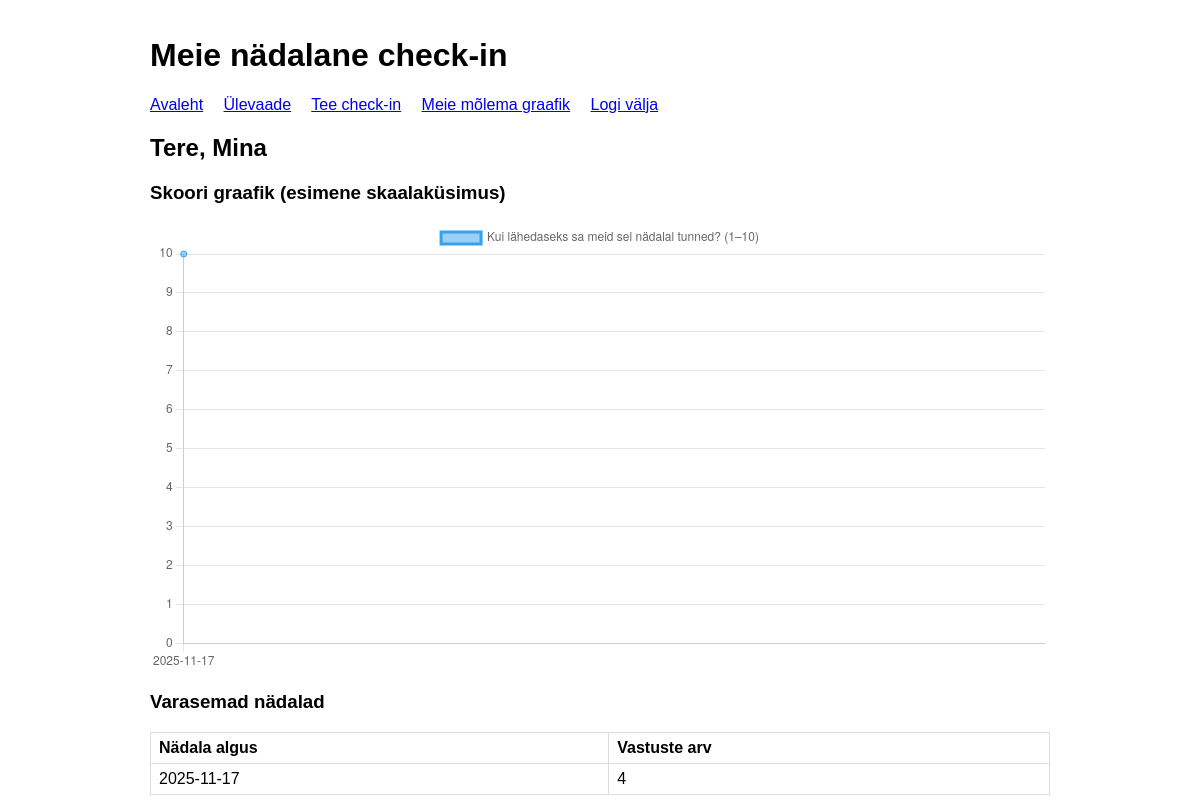
The page /dashboard (signed in) on the database its author committed.
### app.py (models this page shows, shortened)
class User(db.Model):
    __tablename__ = "user"
    id = db.Column(db.Integer, primary_key=True)
    name = db.Column(db.String(100), nullable=False)
    slug = db.Column(db.String(50), unique=True, nullable=False)  # "mina", "tema" vms
    password_hash = db.Column(db.String(200), nullable=False)
    checkins = db.relationship("CheckIn", backref="user", lazy=True, cascade="all, delete-orphan")

class CheckIn(db.Model):
    __tablename__ = "check_in"
    id = db.Column(db.Integer, primary_key=True)
    user_id = db.Column(db.Integer, db.ForeignKey("user.id"), nullable=False)
    week_start = db.Column(db.Date, nullable=False)
    __table_args__ = (db.UniqueConstraint("user_id", "week_start", name="uq_checkin_user_week"),)
    answers = db.relationship("Answer", backref="checkin", lazy=True, cascade="all, delete-orphan")

### app.py (the view)
@app.route("/dashboard")
@login_required
def dashboard():
    user = current_user()
    checkins = (CheckIn.query
                .filter_by(user_id=user.id)
                .order_by(CheckIn.week_start.desc())
                .all())
    scale_q = Question.query.filter_by(kind="scale").first()
    labels, values = [], []
    if scale_q:
        for ch in sorted(checkins, key=lambda c: c.week_start):
            ans = next((a for a in ch.answers if a.question_id == scale_q.id), None)
            if ans:
                labels.append(ch.week_start.strftime("%Y-%m-%d"))
                try:
                    values.append(int(ans.value))
                except ValueError:
                    values.append(None)
    return render_template("dashboard.html",
                           user=user,
                           checkins=checkins,
                           chart_labels=labels,
                           chart_values=values,
                           scale_question=scale_q)

### app.py (called while the page is built)
def current_user():
    uid = session.get("user_id")
    return User.query.get(uid) if uid else None

def login_required(view):
    @wraps(view)
    def wrapped(*args, **kwargs):
        if not session.get("user_id"):
            return redirect(url_for("login"))
        return view(*args, **kwargs)
    return wrapped

### templates/dashboard.html (shortened to what this page needs)
{% extends "base.html" %}
{% block content %}
<h2>Tere, {{ user.name }}</h2>
<h3>Skoori graafik (esimene skaalaküsimus)</h3>
<canvas id="scoreChart"></canvas>
<script>
  const labels = {{ chart_labels | tojson }};
  const values = {{ chart_values | tojson }};
  const ctx = document.getElementById('scoreChart');
  if (labels.length > 0) {
    new Chart(ctx, {
      type: 'line',
      data: {
        labels: labels,
        datasets: [{
          label: '{{ scale_question.text if scale_question else "Skoor" }}',
          data: values,
          tension: 0.3
        }]
      },
      options: {
        scales: { y: { suggestedMin: 0, suggestedMax: 10 } }
      }
    });
  }
</script>
<h3>Varasemad nädalad</h3>
<table>
  <tr>
    <th>Nädala algus</th>
    <th>Vastuste arv</th>
  </tr>
  {% for ch in checkins %}
    <tr>
      <td>{{ ch.week_start }}</td>
      <td>{{ ch.answers|length }}</td>
    </tr>
  {% endfor %}
</table>
{% endblock %}

### templates/base.html (shortened to what this page needs)
<!doctype html>
<html lang="et">
<head>
</head>
<body>
<header>
  <h1>Meie nädalane check-in</h1>
  <nav>
    <a href="{{ url_for('index') }}">Avaleht</a>
    {% if session.user_id %}
      <a href="{{ url_for('dashboard') }}">Ülevaade</a>
      <a href="{{ url_for('checkin') }}">Tee check-in</a>
      <a href="{{ url_for('couple') }}">Meie mõlema graafik</a>
      <a href="{{ url_for('logout') }}">Logi välja</a>
    {% else %}
      <a href="{{ url_for('login') }}">Logi sisse</a>
    {% endif %}
  </nav>
</header>
{% block content %}{% endblock %}
</body>
</html>

### templates/base.html (style rules this page uses)
body { font-family: sans-serif; max-width: 900px; margin: 0 auto; padding: 1rem; }
header { margin-bottom: 1rem; }
nav a { margin-right: 1rem; }
table { border-collapse: collapse; width: 100%; }
th, td { border: 1px solid #ddd; padding: 6px 8px; text-align: left; }

### rows shown on the page
User: name "Mina"
CheckIn: week_start "2025-11-17", answers|length "4"

### other values the page prints
chart data {{ chart_labels | tojson }} ["2025-11-17"]
chart data {{ chart_values | tojson }} [10]
chart data {{ scale_question.text if scale_question else "Skoor" }} Kui lähedaseks sa meid sel nädalal tunned? (1–10)
